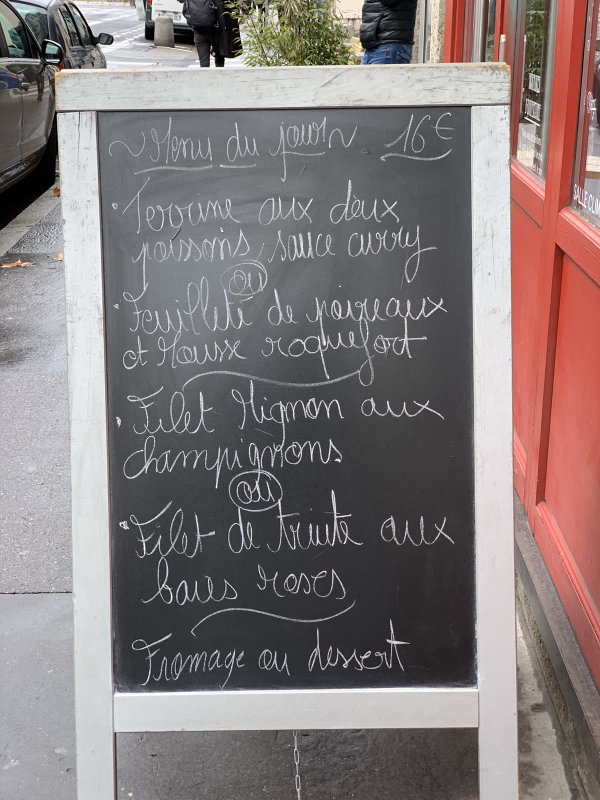
#> input picture marketing/kit-lancement/_sources/photos/menu-du-jour-ardoise.jpg, 1200 x 1600 px (shown at 1/2 size)
$ python compare.py ../../../../marketing/kit-lancement/_sources/photos/menu-du-jour-ardoise.jpg ../../../../marketing/kit-lancement/_sources/photos/plat-filet-mignon.jpg out.png
#> lines starting #> are read from the running program, lines starting #| are printed output that depends on the picture; after the words box and inside, x2 and y2 are one past the last pixel; in counts of white or black regions, pixels touching at a corner belong together
"""Compare une capture de référence et le rendu codé.

Usage : python3 -I compare.py reference.png rendu.png sortie.png
Produit une planche « référence | rendu | écarts » et affiche un score d'écart
(0 % = identique). Les zones rouges de la 3e colonne sont à corriger en premier.
"""
import sys
from PIL import Image, ImageChops, ImageOps

if len(sys.argv) != 4:
    sys.exit(__doc__)
ref = Image.open(sys.argv[1]).convert("RGB")
#> ref is the input picture: PIL image 1200x1600 RGB; mean R, G, B 132.3, 122.4, 122.4
out = Image.open(sys.argv[2]).convert("RGB")
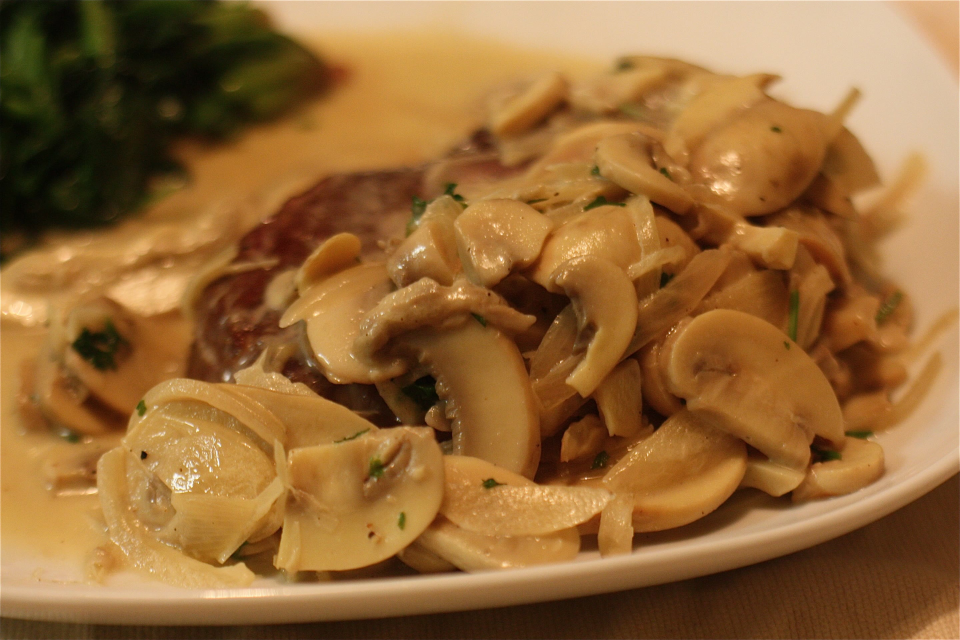
#> input picture marketing/kit-lancement/_sources/photos/plat-filet-mignon.jpg, 2880 x 1920 px (shown at 1/3 size)
#> out is the input picture: PIL image 2880x1920 RGB; mean R, G, B 147.9, 103.9, 54.6
w = min(ref.width, out.width, 1440)
#> w = 1200
ref = ref.resize((w, round(ref.height * w / ref.width)))
out = out.resize((w, round(out.height * w / out.width)))
#> out: PIL image 1200x800 RGB
h = min(ref.height, out.height)
#> h = 800
ref, out = ref.crop((0, 0, w, h)), out.crop((0, 0, w, h))
#> ref: PIL image 1200x800 RGB
diff = ImageChops.difference(ref, out).convert("L")
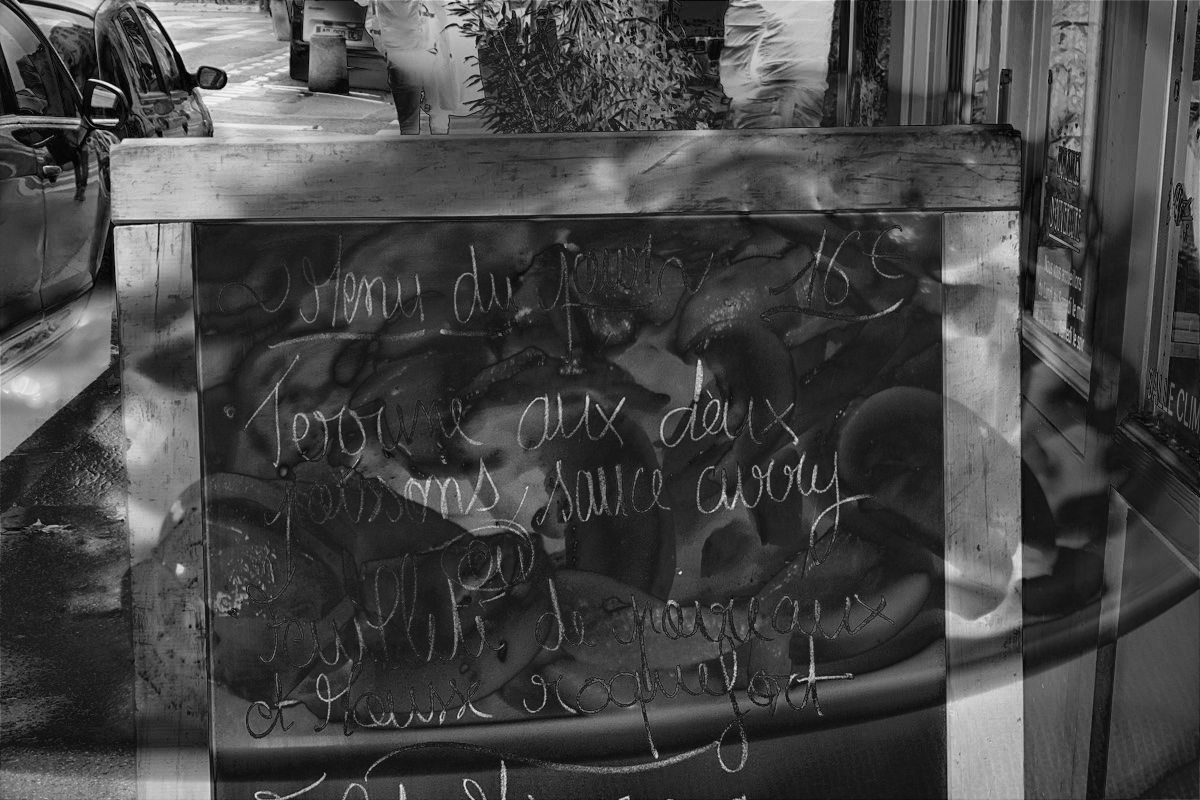
#> diff: PIL image 1200x800 L; min 1, max 248, mean 69.9
score = sum(i * n for i, n in enumerate(diff.histogram())) / (w * h * 255) * 100
#> score = 27.4
mask = diff.point(lambda v: 255 if v > 40 else 0)
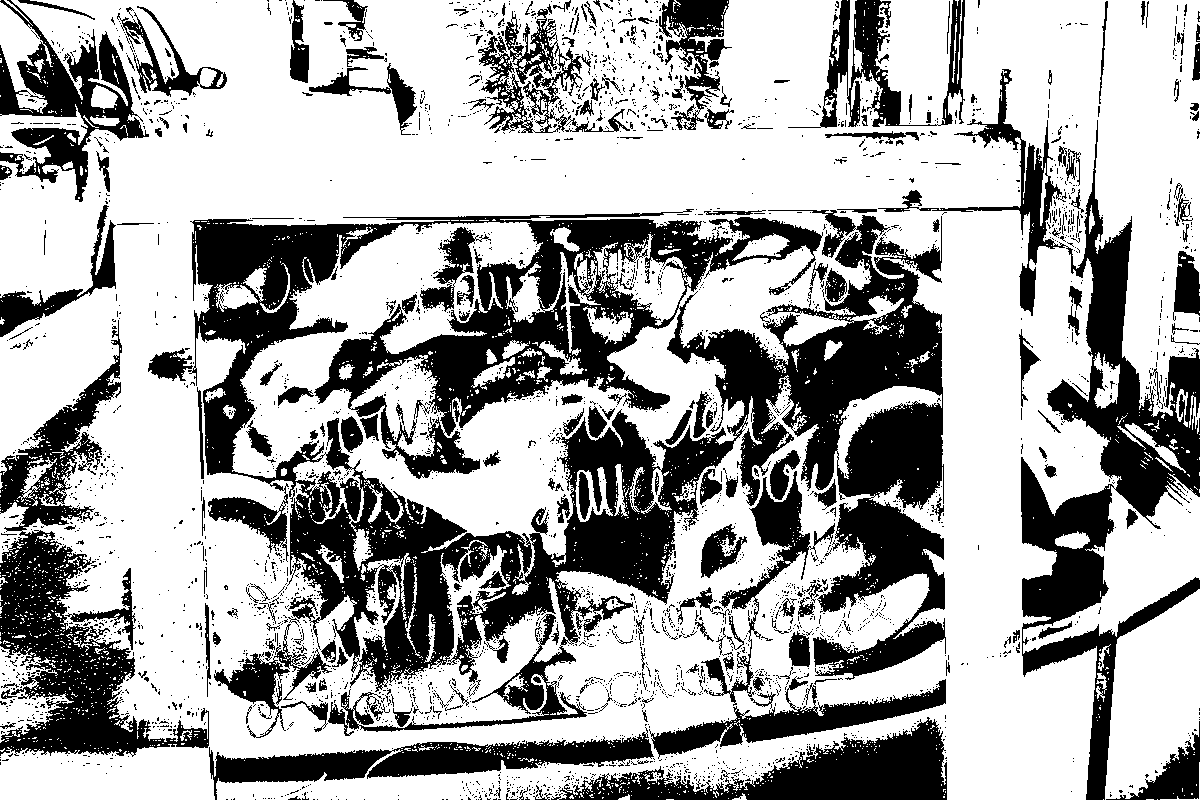
#> mask: PIL image 1200x800 L; 66.3% white; 3269 black regions (3010 under 20 px), largest, box (x1, y1, x2, y2) and area: (188, 209, 946, 736) 152382, (878, 69, 1200, 800) 36529, (0, 320, 209, 757) 24926
heat = Image.composite(Image.new("RGB", (w, h), (220, 30, 30)), ImageOps.grayscale(out).convert("RGB"), mask)
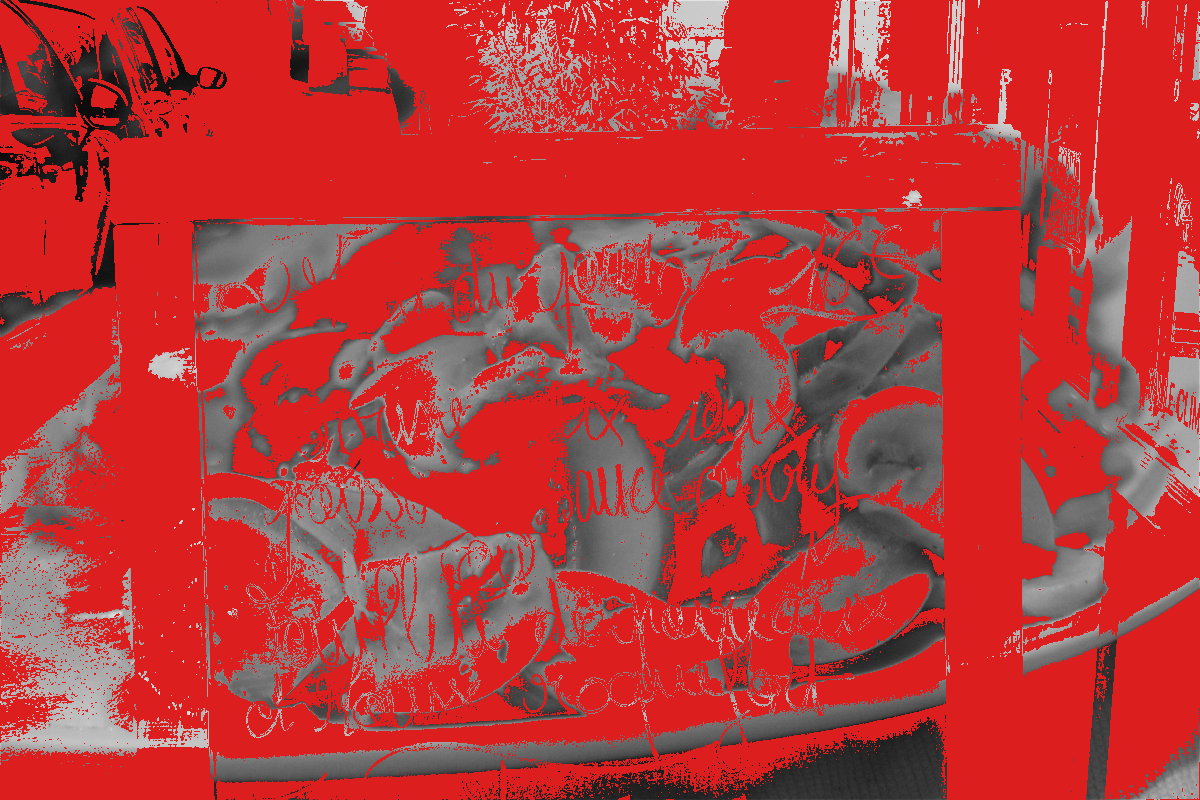
#> heat: PIL image 1200x800 RGB; mean R, G, B 183.4, 57.4, 57.4
sheet = Image.new("RGB", (w * 3 + 40, h), "white")
#> sheet: PIL image 3640x800 RGB; every value is 255
for i, im in enumerate((ref, out, heat)):
    sheet.paste(im, (i * (w + 20), 0))
#> this loop made 3 passes
sheet.thumbnail((3000, 6000))
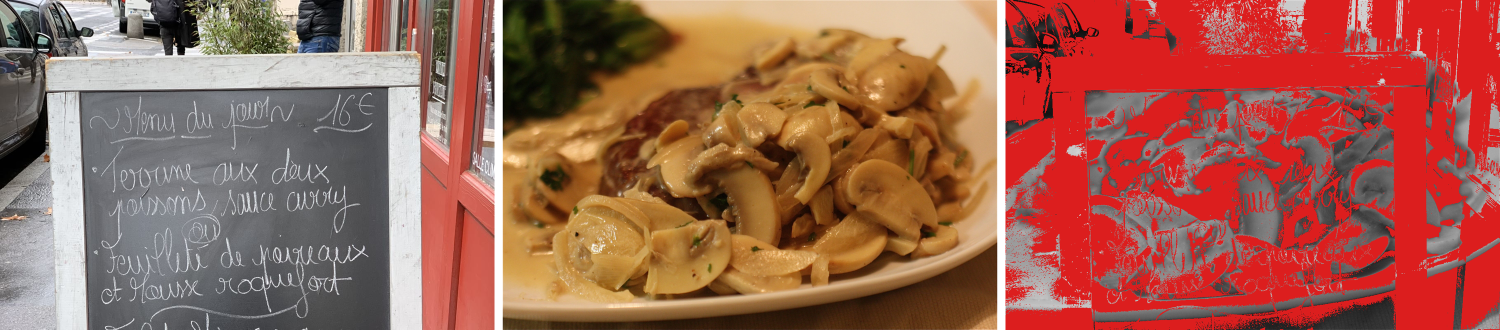
#> sheet: PIL image 3000x659 RGB (shown at 1/2 size); mean R, G, B 158.3, 98.4, 81.7
sheet.save(sys.argv[3])
print(f"écart moyen : {score:.2f} %  |  pixels très différents : {sum(mask.histogram()[255:]) / (w * h) * 100:.1f} %  |  planche : {sys.argv[3]}")
#| écart moyen : 27.40 %  |  pixels très différents : 66.3 %  |  planche : out.png
